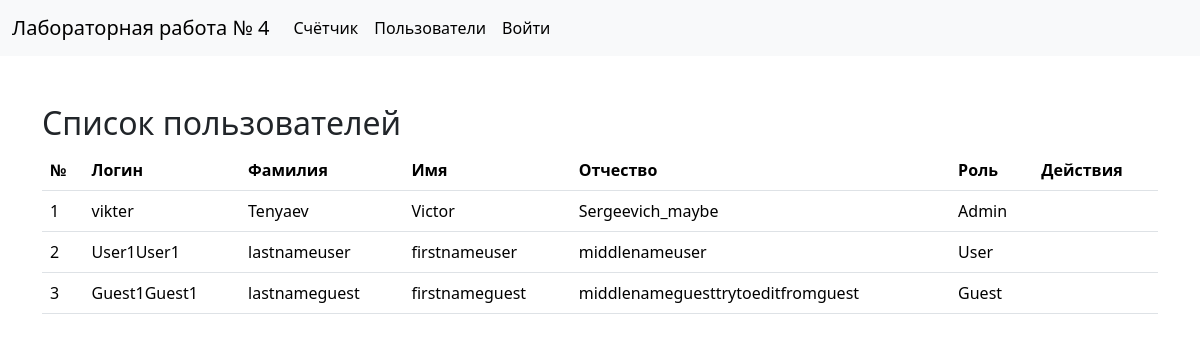
Screenshot of /users with the database file from the repository.
### tables this page shows
CREATE TABLE users (
    id INTEGER PRIMARY KEY AUTOINCREMENT,
    login TEXT NOT NULL UNIQUE,
    password_hash TEXT NOT NULL,
    last_name TEXT,
    first_name TEXT,
    middle_name TEXT,
    role_id INTEGER
);

CREATE TABLE roles (
    id INTEGER PRIMARY KEY AUTOINCREMENT,
    name TEXT NOT NULL
);

### app.py (the view)
@app.route('/users')
def users():
    query = 'SELECT users.*, roles.name as role_name FROM users LEFT JOIN roles ON users.role_id = roles.id'
    data = query_db(query)
    return render_template("users.html", users=data)

### app.py (called while the page is built)
def get_db():
    if 'db' not in g:
        g.db = sqlite3.connect(app.config['DATABASE'])
        g.db.row_factory = sqlite3.Row
    return g.db

def query_db(query, args=(), one=False):
    cur = get_db().execute(query, args)
    rv = cur.fetchall()
    cur.close()
    return (rv[0] if rv else None) if one else rv

@app.teardown_appcontext
def close_connection(exception):
    db = getattr(g, '_database', None)
    if db is not None:
        db.close()

### templates/users.html (shortened to what this page needs)
{% extends 'base.html' %}
{% block content %}
<h2>Список пользователей</h2>
<table class="table">
    <thead>
        <tr>
            <th>№</th>
            <th>Логин</th>
            <th>Фамилия</th>
            <th>Имя</th>
            <th>Отчество</th>
            <th>Роль</th>
            <th>Действия</th>
        </tr>
    </thead>
    <tbody>
        {% for user in users %}
        <tr>
            <td>{{ loop.index }}</td>
            <td>{{ user.login }}</td>
            <td>{{ user.last_name }}</td>
            <td>{{ user.first_name }}</td>
            <td>{{ user.middle_name or '' }}</td>
            <td>{{ user.role_name or 'Нет роли' }}</td>
            <td>
            </td>
        </tr>
        {% endfor %}
    </tbody>
</table>
{% endblock %}

### templates/base.html (shortened to what this page needs)
<!doctype html>
<html lang="en">
<head>
    {% block head %}
    <link href="https://cdn.jsdelivr.net/npm/bootstrap@5.3.3/dist/css/bootstrap.min.css" rel="stylesheet"
>
    {% endblock %}
</head>
<body>
    <header>
        <nav class="navbar navbar-expand-lg bg-body-tertiary">
            <div class="container-fluid">
                <a class="navbar-brand" href="{{ url_for('index') }}">Лабораторная работа № 4</a>
                <div class="collapse navbar-collapse" id="navbarSupportedContent">
                    <ul class="navbar-nav me-auto mb-2 mb-lg-0">
                        <li class="nav-item">
                            <a class="nav-link active" aria-current="page" href="{{ url_for('info') }}">Счётчик</a>
                        </li>
                        <li class="nav-item">
                            <a class="nav-link active" aria-current="page"
                                href="{{ url_for('users') }}">Пользователи</a>
                        </li>
                        <li class="nav-item">
                            {% if current_user.is_authenticated %}
                            <a class="nav-link active" aria-current="page" href="{{ url_for('logout') }}">Выйти</a>
                            {% else %}
                            <a class="nav-link active" aria-current="page" href="{{ url_for('auth') }}">Войти</a>
                            {% endif %}
                        </li>
                    </ul>
                </div>
            </div>
        </nav>
    </header>
    <main class="container py-5">
        {% block content %}
        {% endblock %}
    </main>
</body>
</html>

### rows the page displays
users: login "vikter", last_name "Tenyaev", first_name "Victor", middle_name "Sergeevich_maybe", name "Admin"
users: login "User1User1", last_name "lastnameuser", first_name "firstnameuser", middle_name "middlenameuser", name "User"
users: login "Guest1Guest1", last_name "lastnameguest", first_name "firstnameguest", middle_name "middlenameguesttrytoeditfromguest", name "Guest"
